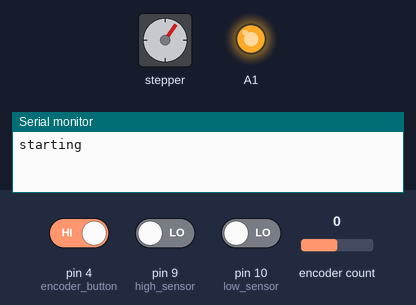
The sketch below on a simulated Arduino Uno, built with avr-gcc and run on an emulated ATmega328P. On the bench: stepper motor, output pins drawn as LEDs (lit = HIGH), the last lines printed to the serial monitor. Inputs (shaded band) come from the test bench; at power-on: encoder count 0, pin 9 (high_sensor) LOW, pin 10 (low_sensor) LOW, pin 4 (encoder_button) HIGH. Stepper angles assume 2048 steps per turn.

Above: at 4.2 s.
4.3 s: encoder count set to 1
At 4.65 s:
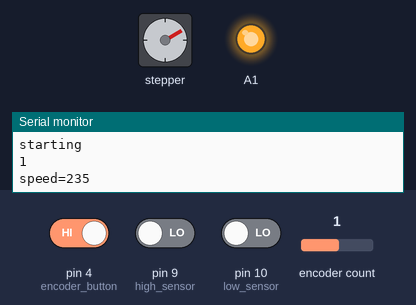
7.3 s: pin 9 (high_sensor) driven HIGH
At 7.65 s:
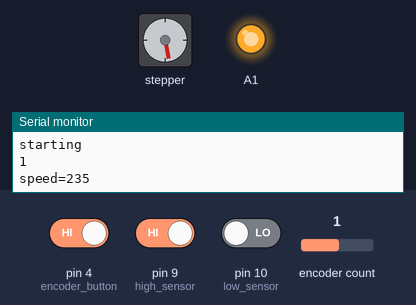
10.3 s: pin 10 (low_sensor) driven HIGH
At 10.67 s:
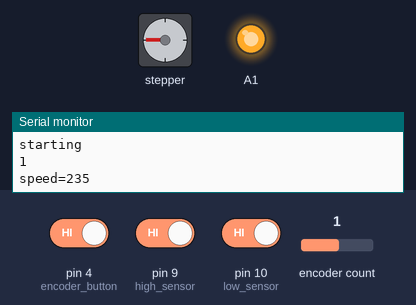
13.3 s: encoder count set to 0
16.3 s: pin 4 (encoder_button) driven LOW
19.3 s: pin 4 (encoder_button) driven HIGH
At 19.68 s:
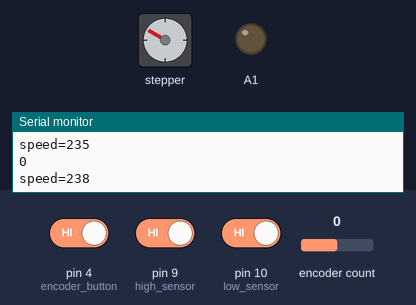
Timing chart, 0 to 25.2 s (numbered marks = the images above; inputs shaded):
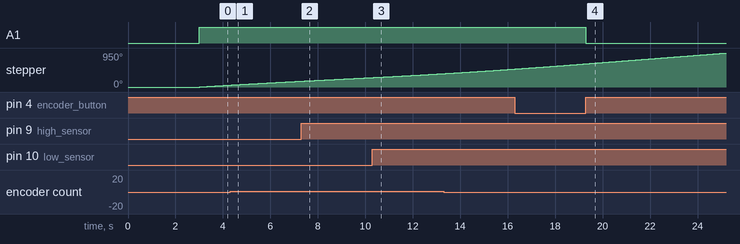

The sketch:

accel.ino
```cpp
#include <RotaryEncoder.h>
#include <AccelStepper.h>

AccelStepper stepper(AccelStepper::FULL4WIRE, 6, 5, 7, 8); // Defaults to AccelStepper::FULL4WIRE (4 pins) on 2, 3, 4, 5
RotaryEncoder encoder(2, 3);
bool startflag = 1;
bool manual_mode = 0;
int current_speed = 250; // начальная скорость
const int delaycounterlimit = 350; // ограничивает скорость нарастания или спада оборотов протяжки. Больше значение - медленнее.
const int minspeed = 35; // минимальная скорость протяжки
const int maxspeed = 395; // максимальная скорость протяжки
int delaycounter = delaycounterlimit;
#define go_up 2
#define go_down 0
#define go_middle 1
#define low_sensor 10
#define high_sensor 9
#define encoder_button 4
byte filament_direction = go_up;
boolean manual_pull = 0;
#define key_pressed 1
#define key_holded 2
#define keys_not_pressed 0
uint8_t key_data;


void setup()
{
  delay (3000);
  stepper.setMaxSpeed(500);
  stepper.setSpeed(250);
  pinMode(encoder_button, INPUT);         //определяем тип порта (вход), кнопка
  pinMode(high_sensor, INPUT);  //определяем тип порта (вход), оптосенсор верхний
  pinMode(low_sensor, INPUT);   //определяем тип порта (вход), оптосенсор нижний
  pinMode(A1, OUTPUT);         //определяем тип порта (выход), светодиод
//  pinMode(A2, OUTPUT);         //определяем тип порта (выход), реле
//  digitalWrite (A2, HIGH);		// отключаем реле
  digitalWrite (A1, LOW);		// выключаем светодиод
  Serial.begin(9600);
  Serial.println("starting");
}

void loop()
{
  static int pos = 0;
  encoder.tick();
  int newPos = encoder.getPosition();
  key_data = get_key();  // вызываем функцию определения нажатия кнопок, присваивая возвращаемое ней значение переменной, которую далее будем использовать в коде
  if (key_data) // если значение, возвращённое функцией, отлично от нуля
	{
		if (key_data == key_holded)
			{
				manual_mode = !manual_mode;
			}
		else if (key_data == key_pressed)
			{
			if (manual_mode)
				{
					startflag = !(startflag);
				}
			else
				{
					current_speed = maxspeed;
					startflag = 1;
					filament_direction = go_up;
					goto mark3;
				}
			}
	key_data = 0;  // обнуляем переменную функции кнопок для предотвращения ложных срабатываний далее по коду
	}
/*
  if (!(digitalRead (encoder_button)))
	{
		Serial.println("button");
		 if (pos != newPos)
			{
				manual_mode = !manual_mode;
				delay (250);
			}
		else if (manual_mode)
			{
				startflag = !(startflag);
				delay (250);
			}
		else if (!manual_mode)
			{
				current_speed = maxspeed;
				startflag = 1;
				filament_direction = go_up;
				goto mark3;
			}
	}
*/
  if (pos != newPos)
  {
    Serial.print(newPos);
    Serial.println();
	if (manual_mode)
    {
		if (pos>newPos) {current_speed++;}
		else {current_speed--;}
		currentspeedlimit();
		stepper.setSpeed(current_speed);
	}
    pos = newPos;
	Serial.print("speed=");
	Serial.print(current_speed);
	Serial.println();
  }


  if (!manual_mode)
  {
  if (!(digitalRead(A1)))
   {
		digitalWrite (A1, HIGH);
   }
	if (digitalRead(low_sensor)) // сработал нижний датчик
		{
					filament_direction = go_down;
		}
	else if (digitalRead(high_sensor))	// сработал верхний датчик
		{
			filament_direction = go_middle;
		}
	else if ((!(digitalRead(low_sensor)) && (!(digitalRead(high_sensor)))))
		{
			if (filament_direction == go_middle)
				{
					filament_direction = go_up;
				}
		}
	if (filament_direction == go_down)
		{
			go_faster();
		}
	else if (filament_direction == go_up)
		{
			go_slower();
		}
	stepper.setSpeed(current_speed);
  }
  else if (digitalRead(A1))
   {
		digitalWrite (A1, LOW);
   }
mark3:
switch_motor_state ();
if (startflag)
	{
		stepper.runSpeed();
	}
}

void switch_motor_state()
{
if (startflag)
	{
		stepper.enableOutputs();
	}
else
	{
		stepper.disableOutputs();
	}
}

void currentspeedlimit()
{
if (current_speed>maxspeed)
	{
		current_speed=maxspeed;
		filament_direction = go_up; // костыль. Иногда при несработке верхнего оптодатчика уходит в постоянную высокую скорость.
	}
else if (current_speed<minspeed) {current_speed=minspeed;}
}

void go_faster()
{
delaycounter--;
if (delaycounter <= 0)
	{
		delaycounter = delaycounterlimit;
		if (!startflag)
			{
				startflag = 1;
			}
		current_speed++;
		currentspeedlimit();
	}
}

void go_slower()
{
delaycounter--;
if (delaycounter <= 0)
	{
		delaycounter = delaycounterlimit;
		current_speed--;
		if (current_speed < minspeed)
			{
				startflag = 0;
			}
		currentspeedlimit();
	}
}

byte get_key()
{
// версия 2 - значение возвращается только при отпускании кнопки (как для короткого нажатия, так и для удержания)
uint8_t trigger_push_hold_counter = 10; // задержка триггера кратковременного/длительного нажатия (проходов функции, умноженных на задержку)
static uint8_t val_button;
static uint32_t key_delay_millis;
if ((millis() - key_delay_millis) > 50) //обрабатываем нажатия инкрементом переменной только если после предыдущей обработки прошло не менее 50 миллисекунд
{
  if (!(PIND & (1 << PIND4))) {val_button++;} //нажатие
  key_delay_millis = millis();
}
if ((val_button > 0) && (PIND & (1 << PIND4))) //если клавиша >>> отпущена, но перед этим была нажата
{
  if (val_button <= trigger_push_hold_counter) {val_button = 0; return key_pressed;} //кратковременно - возвращаем 1
  else if (val_button > trigger_push_hold_counter) {val_button = 0; return key_holded;} //длительно - возвращаем 2
}
return 0; // если ни одна из кнопок не была нажата - возвращаем 0
}
```

Measured:
- after the input at 19.3 s, A1: HIGH → LOW at once
